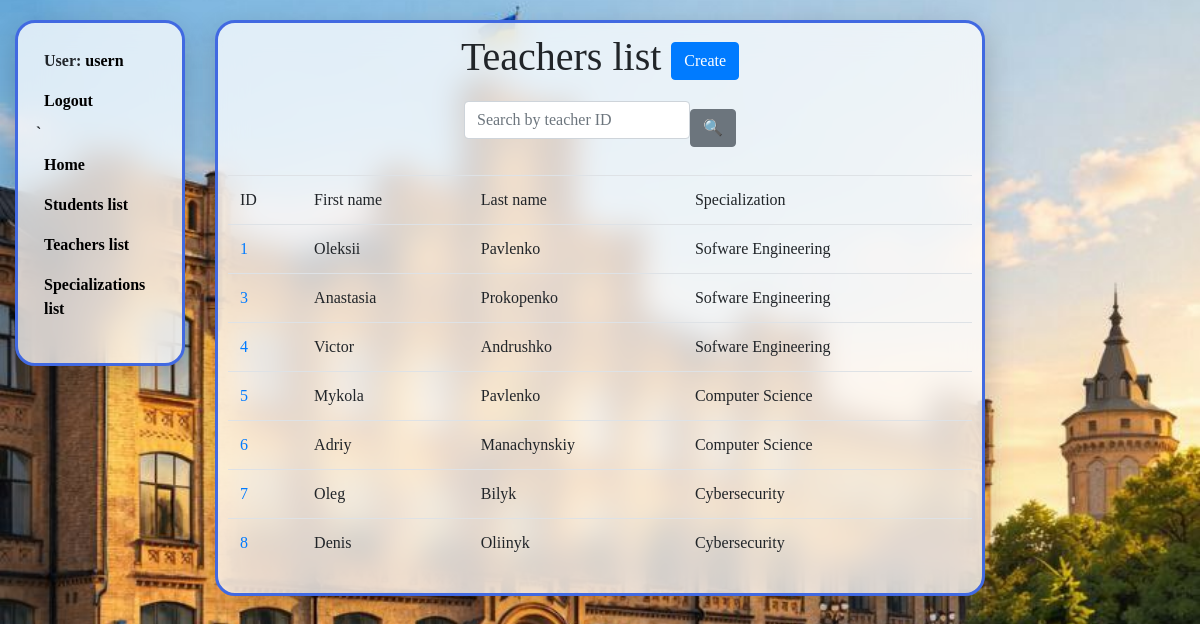
/teachers/ (signed in), run on the app's committed database.
### university_app/models.py (models this page shows, shortened)
class Student(AbstractUser):
    form_of_study_choices = [
        ("full_time", "Full-time"),
        ("part_time", "Part-time"),
        ("distance", "Distance-learning")
    ]
    faculty = models.ForeignKey(Faculty, on_delete=models.PROTECT, related_name="students_faculty", null=True)
    specialization = models.ForeignKey(Specialization, on_delete=models.PROTECT, related_name="students_specialization", null=True)
    form_of_study = models.CharField(max_length=255, choices=form_of_study_choices)
    current_rating = models.PositiveIntegerField(default=0, validators=[MinValueValidator(1), MaxValueValidator(100)])
    group = models.ForeignKey("Group", on_delete=models.PROTECT, related_name="students_group", null=True)
    class Meta:
        ordering = ["id"]

class Teacher(models.Model):
    name = models.CharField(max_length=255)
    surname = models.CharField(max_length=255)
    specialization = models.ForeignKey(Specialization, on_delete=models.PROTECT, related_name="teachers_specialization")
    subjects = models.ManyToManyField(Subject, related_name="teachers", blank=True)
    work_experience = models.PositiveIntegerField(default=0)

class Specialization(models.Model):
    name = models.CharField(max_length=255)
    educational_program = models.CharField(max_length=255)
    subjects = models.ManyToManyField("Subject", related_name="specializations_subjects")
    faculty = models.ForeignKey(Faculty, on_delete=models.PROTECT, related_name="specializations_faculty")
    class Meta:
        ordering = ["id"]
    def __str__(self):
        return f"{self.name}"

### university_app/views.py (the view)
# urls.py: path("teachers/", TeacherListView.as_view(), name="teachers-list"),
class TeacherListView(LoginRequiredMixin, generic.ListView):
    model = Teacher
    paginate_by = 8
    def get_context_data(
        self, *, object_list = ..., **kwargs
    ):
        context = super(TeacherListView, self).get_context_data(**kwargs)
        context["search_form"] = TeacherSearchForm(self.request.GET)
        return context
    def get_queryset(self):
        qs = super().get_queryset()
        id = self.request.GET.get("id", "")
        if id:
            return qs.filter(id__icontains=id)
        return qs

### university_app/forms.py
class TeacherSearchForm(forms.Form):
    id = forms.CharField(
        max_length=255,
        required=False,
        label="",
        widget=forms.TextInput(attrs={"placeholder": "Search by teacher ID"}))

### university_app/context_processors.py (called while the page is built)
def cfg_assets_root(request):
    return { 'ASSETS_ROOT' : settings.ASSETS_ROOT }

### templates/university_app/teacher_list.html
{% extends "base.html" %}
{% load crispy_forms_filters %}
{% block body_class %}
  other_pages_image
{% endblock %}
{% block content %}
  <div class="background divv">
    <h1 class="text1">
      Teachers list
      <a class="btn btn-primary link-to-page" href="{% url "university_app:teacher-create" %}">Create</a>
    </h1>
    <div class="center">
      <form action="" method="get" class="form-inline">
        {{ search_form|crispy }}
        <input type="submit" value="🔍" class="btn btn-secondary">
      </form>
    </div>
    {% if teacher_list %}
      <table class="table">
        <tr>
          <td>ID</td>
          <td>First name</td>
          <td>Last name</td>
          <td>Specialization</td>
        </tr>
        {% for teacher in teacher_list %}
          <tr>
            <td><a href="{% url "university_app:teacher-detail" pk=teacher.id %}">{{ teacher.id }}</a></td>
            <td>{{ teacher.name }}</td>
            <td>{{ teacher.surname }}</td>
            <td>{{ teacher.specialization }}</td>
          </tr>
        {% endfor %}
      </table>
    {% else %}
      <p>There are no teachers!</p>
    {% endif %}
  </div>
{% endblock %}

### templates/includes/sidebar.html
<div class="background">
  <ul class="item1">
    <li class="item1">User: <a href="{{ user.get_absolute_url }}" class="text2">{{ user.get_username }}</></li>
    <li class="item1"><a href="{% url "university_app:login" %}" class="text2">Logout</a></li>
`
    <br>
    <li class="item1"><a href="{% url 'university_app:index' %}" class="text2">Home</a></li>
    <li class="item1"><a href="{% url 'university_app:students-list' %}" class="text2">Students list</a></li>
    <li class="item1"><a href="{% url 'university_app:teachers-list' %}" class="text2">Teachers list</a></li>
    <li class="item1"><a href="{% url 'university_app:specializations-list' %}" class="text2">Specializations list</a></li>
  </ul>
</div>

### static/css/styles.css (style rules this page uses)
.other_pages_image { background-image: url("../images/5289804339234938364 (1).jpg"); background-size: cover; background-repeat: no-repeat; background-position: center 55%; background-attachment: fixed; min-height: 100vh; }
.background { background: rgba(255, 255, 255, 0.75); backdrop-filter: blur(15px); border: 3px solid royalblue; margin-top: 20px; padding: 10px; border-radius: 20px; box-shadow: 0 10px 30px rgba(0,0,0,0.2); }
.text1 { text-align: center; }
.center { display: flex; justify-content: center; margin: 20px 0; }
.divv { padding-left: 10px; font-family: 'Merriweather', 'Times New Roman', serif; }
.text2 { color: black; font-weight: bold; font-family: 'Merriweather', 'Times New Roman', serif; }
.item1 { display: block; font-weight: bold; padding: 8px 12px 8px 8px; list-style: none; text-align: left; font-family: 'Merriweather', 'Times New Roman', serif; }

### data on the page
Student: get_username "usern"
Teacher: id "1", name "Oleksii", surname "Pavlenko", specialization "Sofware Engineering"
Teacher: id "3", name "Anastasia", surname "Prokopenko", specialization "Sofware Engineering"
Teacher: id "4", name "Victor", surname "Andrushko", specialization "Sofware Engineering"
Teacher: id "5", name "Mykola", surname "Pavlenko", specialization "Computer Science"
Teacher: id "6", name "Adriy", surname "Manachynskiy", specialization "Computer Science"
Teacher: id "7", name "Oleg", surname "Bilyk", specialization "Cybersecurity"
Teacher: id "8", name "Denis", surname "Oliinyk", specialization "Cybersecurity"
